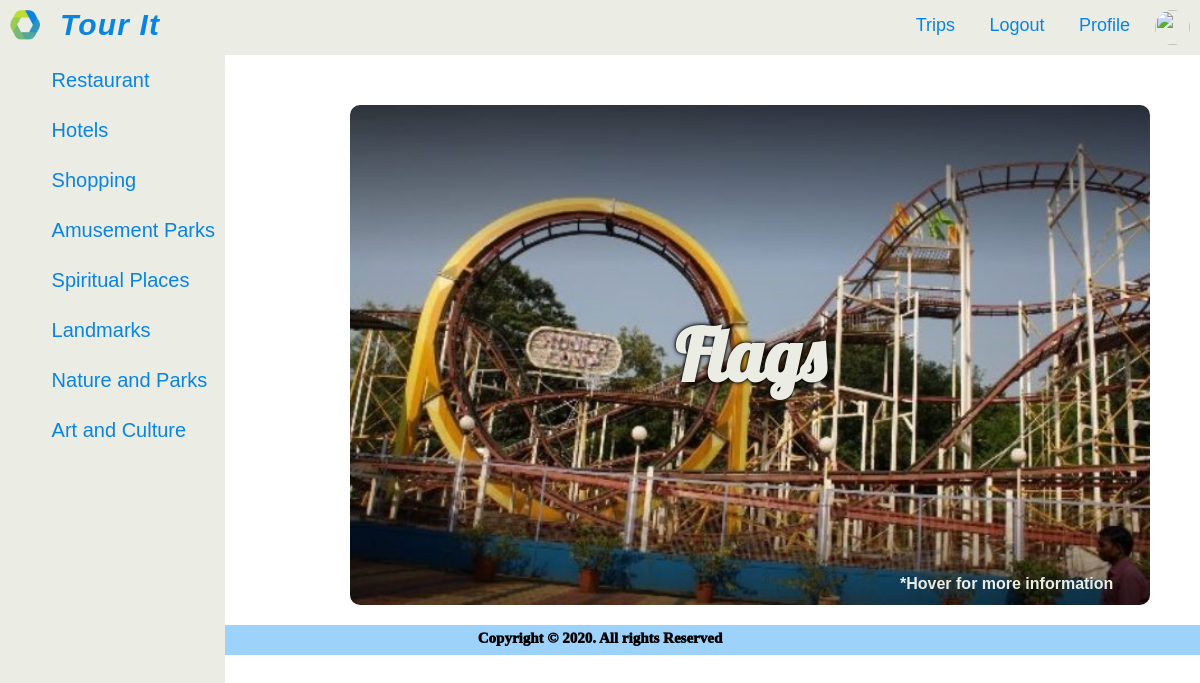
Screenshot of /tourit/detail/1/ with the database file from the repository.
### tourit/models.py (models this page shows, shortened)
class PlaceType(models.Model): #tag
    name = models.CharField(max_length=200, null=True)
    placetypepic = models.ImageField(null=True, blank=True)

class Place(models.Model): #product
    name = models.CharField(max_length=200, null=True)
    location = models.CharField(max_length=200, null=True)
    address = models.CharField(max_length=2000, null=True, blank=True)
    phone = models.CharField(max_length=2000, null=True, blank=True)
    website = models.CharField(max_length=2000, null=True, blank=True)
    description = models.CharField(max_length=2000, null=True, blank=True)
    placetypes = models.ForeignKey(PlaceType, null = True, on_delete =models.CASCADE)
    pic = models.ImageField(null=True, blank=True)

### tourit/views.py (the view)
# urls.py: path('detail/<int:pk>/', views.DetailPage.as_view(), name = 'detail'),
class DetailPage(DetailView):
    model=Place
    template_name='tourit/detail.html'

### tourit/context_processors.py (called while the page is built)
def sidenav(request):
    return{'sn':PlaceType.objects.all()}

### tourit/templates/tourit/detail.html (shortened to what this page needs)
{% load static %}
  <html lang="en">
   <head>
       <link rel="stylesheet" href="{% static '/css/detail.css' %}">
       <link rel="stylesheet" href="{% static '/css/copyright.css' %}">
   </head>
   <body>
     <nav>
     <div>
        {%  include 'tourit/navbar.html' %}
     </div>
        {%  include 'tourit/sidenav.html' %}
     </nav>
       <div class="box">
           <div class="box-img">
               <img src="{{ place.pic.url}}" alt="">
                   <h1>{{place.name}}</h1>
               <div class="instruct">
                   <h4>*Hover for more information</h4>
               </div>
           </div>
       </div>
        <div class="copyright">
            {%  include 'tourit/copyright.html' %}
        </div>
   </body>
   </html>

### tourit/templates/tourit/sidenav.html (shortened to what this page needs)
{% load static %}
<!DOCTYPE html>
<html lang="en">
<head>
  <link rel="stylesheet" href="{% static '/css/sidenav.css' %}">
</head>
<body>
<div class="sidenav appear">
    <ul class="container">
         {% for s in sn %}
         <li class="menu"><p><a href="{% url 'tourit:list' s.id %}">{{ s.name }}</a></p></li>
          {% endfor %}
    </ul>
</div>
</body>

### static/css/detail.css (style rules this page uses)
* { margin: 0; padding: 0; font-family: sans-serif; }
.box { width: 800px; margin-top: 50px; position: relative; perspective: 1000px; margin-left: 350px; }
.box .box-img img { width:100%; height: 500px; border-radius: 10px; }
.box .box-img { transform: rotateY(0); transition: all 0.5s ease-in-out 0s; }
.box h1 { text-align: center; position: absolute; top: 50%; left: 50%; transform: translate(-50%, -50%); font-family: 'lobster',cursive; font-size: 6vw; color:#ebede4; text-shadow: 0 0 3px black, 0 0 5px black; }
.box .instruct h4 { position: absolute; margin-top: -30px; color:#ebede4; margin-left: 550px; text-align: right; }

### static/css/copyright.css (style rules this page uses)
.copyright { margin-top: 20px; background-color: #9dd2fb; margin-bottom: 0px; height: 20px; padding: 5px; text-align: center; }

### static/css/navbar.css (style rules this page uses)
* { margin: 0; padding: 0; }
nav { width: 100%; height: 55px; background-color: #ebede4; line-height: 50px; color: #0984e3; }
nav ul { float: right; margin-right: 10px; color: #0984e3; }
nav ul li { list-style-type: none; display: inline-block; line-height: 50px; color: #0984e3; }

### static/css/sidenav.css (style rules this page uses)
.sidenav { position: absolute; top: 55px; left: 0; height: 94vh; width: 225px; background-color: #ebede4; transition: transform 250ms ease-in-out; }
.appear { transform: translateX(0%); }
.menu { display: block; font-size: 20px; transition: all 100ms ease-in-out; }
.menu a { color: #0984e3; text-decoration: none; }
.container { color: #0984e3; }

### rows the page displays
PlaceType: name "Restaurant"
PlaceType: name "Hotels"
PlaceType: name "Shopping"
PlaceType: name "Amusement Parks"
PlaceType: name "Spiritual Places"
PlaceType: name "Landmarks"
PlaceType: name "Nature and Parks"
PlaceType: name "Art and Culture"
Place: pic (picture), name "Flags"
